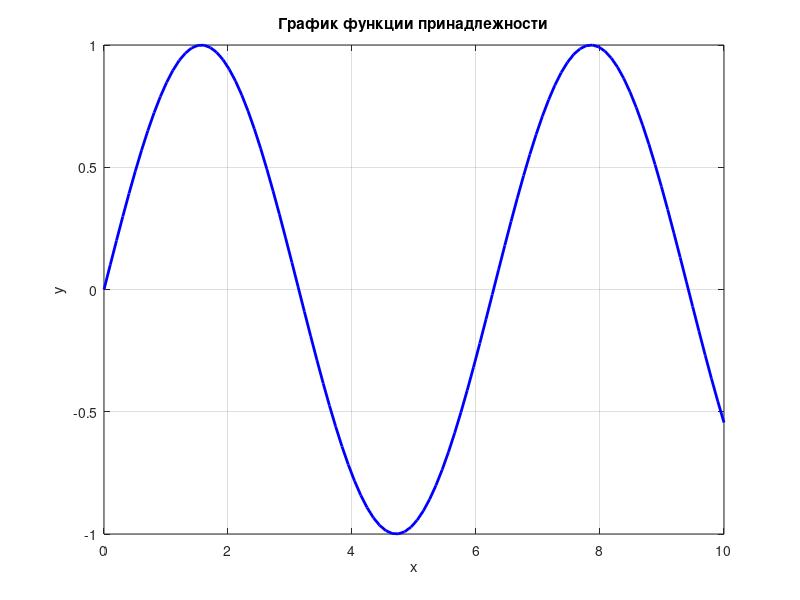
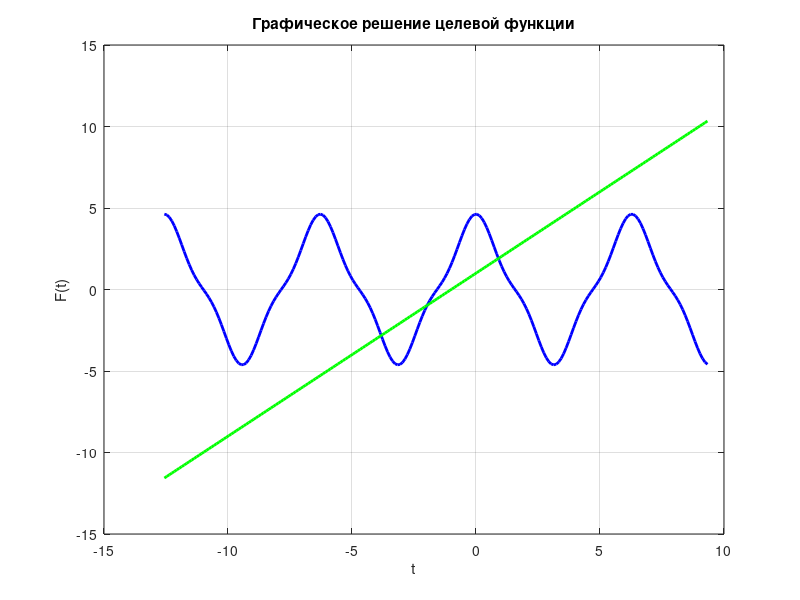

Recreate these plots in MATLAB, in order.
% Пример Лабораторная работа
clc;
close all;
clear all;

% Исходные матрицы
Aish = [3 4 3 8 9; 5 2 1 4 3; 4 9 4 6 7; 3 4 11 5 4; 8 9 8 7 1];
Bish = [61; 43; 79; 87; 58];

% Ввод номера варианта
disp('Введите номер варианта [1 . . . 30]');
n = input('n=');
if n <= 0
    n = 1;
elseif n > 30
    n = 30;
end

disp('Исходные данные варианта');
disp(n);

% Вычисление A и B
A = Aish + (2 * n - 1);
B = Bish + (9 * n - 4);

% Вывод матриц
disp('Матрица A:');
disp(A);

disp('Матрица B:');
disp(B);

% Транспонирование матриц
Bt = B';
At = A';

disp('Транспонированные матрицы A и B:');
disp(At);
disp(Bt);

% Вычисление обратной матрицы A
Aobr = inv(A);
provA = A * Aobr;

disp('Обратная матрица A:');
disp(Aobr);

disp('Проверка обратной матрицы A (A * Aobr):');
disp(provA);

% Проверка ортогональности
Eort = At - Aobr;
disp('Проверка матрицы A на ортогональность (At - Aobr):');
disp(Eort);

% Матрица нормированных коэффициентов
C = (Bt - min(Bt(:))) / (max(Bt(:)) - min(Bt(:)));
disp('Матрица нормированных коэффициентов C:');
disp(C);

% Умножение матриц
Fcb = C * B;  % Исправлено
Fbc = B * C;   % Исправлено

disp('Результат умножения C * B:');
disp(Fcb);

disp('Результат умножения B * C:');
disp(Fbc);

% Определители
OFbc = det(Fbc);
OA = det(A);

disp('Определитель матрицы B * C:');
disp(OFbc);

disp('Определитель матрицы A:');
disp(OA);

% Минор матрицы A
M12 = A(2:5, [1, 3:5]);
M12_Fbc = det(M12);

disp('Минор [2:5, 1, 3:5] матрицы A:');
disp(M12_Fbc);

% Решение СЛАУ методом Гаусса
AGs = rref([A B]);
XGs = AGs(:, end);
EpsGs = A * XGs - B;

disp('Решение СЛАУ методом Гаусса:');
disp(XGs);

disp('Проверка решения СЛАУ (Ax - B):');
disp(EpsGs);

% Решение СЛАУ методом обратной матрицы
Xom = inv(A) * B;
Epsom = A * Xom - B;

disp('Решение СЛАУ методом обратной матрицы:');
disp(Xom);

disp('Проверка решения СЛАУ (Ax - B):');
disp(Epsom);

% Графическое представление функции принадлежности
x = linspace(0, 10, 100);
y = sin(x);

figure;
plot(x, y, 'b', 'LineWidth', 2);
xlabel('x');
ylabel('y');
title('График функции принадлежности');
grid on;

% Графическое решение целевой функции
t = -4*pi:0.1:3*pi;
k = round(((32 - n) / (41 - n)) * n);
w = round((n - k + 6) / (n + 1));

V1 = k * cos(w * t) + (n / (n + 3)) * cos(3 * w * t);
V2 = k / 2 + w * t - 1;

figure;
plot(t, V1, 'b', 'LineWidth', 2);
hold on;
plot(t, V2, 'g', 'LineWidth', 2);
xlabel('t');
ylabel('F(t)');
title('Графическое решение целевой функции');
grid on;
hold off;
waitforbuttonpress;